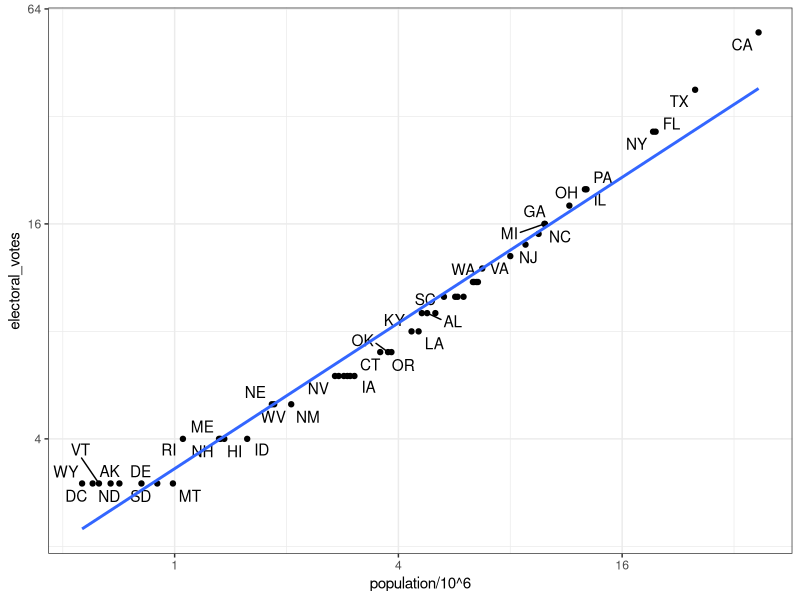
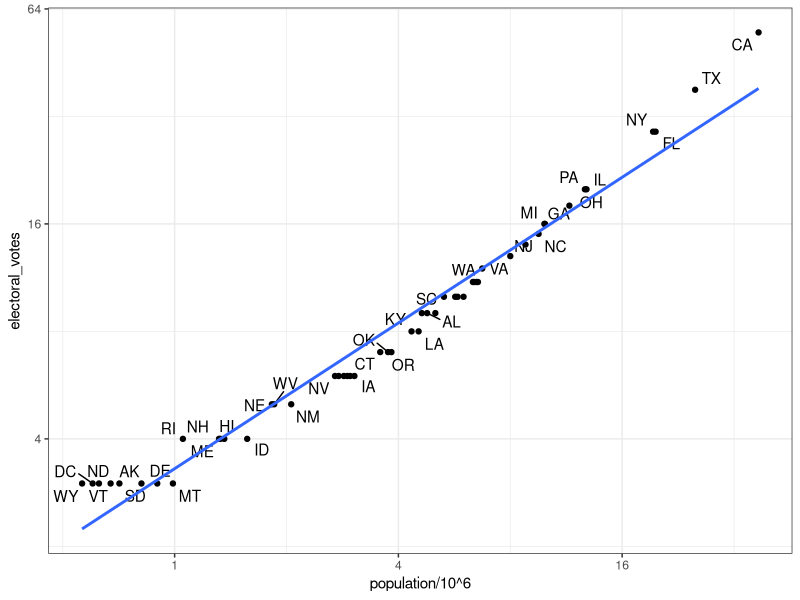

Here is the R script that generated these plots, in order:
## Section 2.2 - Tidy Data: Combining Tables

# Combining Tables --------------------------------------------------------

# The join functions in the dplyr package combine two tables such that matching rows are together.

# left_join() only keeps rows that have information in the first table.

# right_join() only keeps rows that have information in the second table.

# inner_join() only keeps rows that have information in both tables.

# full_join() keeps all rows from both tables.

# semi_join() keeps the part of first table for which we have information in the second.

# anti_join() keeps the elements of the first table for which there is no information in the second.

# ...Code...
# import US murders data
library(tidyverse)
library(ggrepel)
library(dslabs)
ds_theme_set()
data(murders)
head(murders)

# import US election results data
data(polls_us_election_2016)
head(results_us_election_2016)
identical(results_us_election_2016$state, murders$state)

# join the murders table and US election results table
tab <- left_join(murders, results_us_election_2016, by = "state")
head(tab)

# plot electoral votes versus population
tab %>% ggplot(aes(population/10^6, electoral_votes, label = abb)) +
  geom_point() +
  geom_text_repel() + 
  scale_x_continuous(trans = "log2") +
  scale_y_continuous(trans = "log2") +
  geom_smooth(method = "lm", se = FALSE)
ggsave("tidy_data/votes.png")

# make two smaller tables to demonstrate joins
tab1 <- slice(murders, 1:6) %>% select(state, population)
tab1
tab2 <- slice(results_us_election_2016, c(1:3, 5, 7:8)) %>% select(state, electoral_votes)
tab2

# experiment with different joins
left_join(tab1, tab2)
tab1 %>% left_join(tab2)
tab1 %>% right_join(tab2)
inner_join(tab1, tab2)
semi_join(tab1, tab2)
anti_join(tab1, tab2)

# Binding -----------------------------------------------------------------

# Unlike the join functions, the binding functions do not try to match by a variable, but rather just combine datasets.

# bind_cols() binds two objects by making them columns in a tibble. The R-base function cbind() binds columns but makes
# a data frame or matrix instead.

# The bind_rows() function is similar but binds rows instead of columns. The R-base function rbind() binds rows but makes
# a data frame or matrix instead.

# ...Code...
bind_cols(a = 1:3, b = 4:6)

tab1 <- tab[, 1:3]
tab2 <- tab[, 4:6]
tab3 <- tab[, 7:9]
new_tab <- bind_cols(tab1, tab2, tab3)
head(new_tab)

tab1 <- tab[1:2,]
tab2 <- tab[3:4,]
bind_rows(tab1, tab2)

# Set Operators -----------------------------------------------------------

# By default, the set operators in R-base work on vectors. If tidyverse/dplyr are loaded, they also work on data frames.

# You can take intersections of vectors using intersect(). This returns the elements common to both sets.

# You can take the union of vectors using union(). This returns the elements that are in either set.

# The set difference between a first and second argument can be obtained with setdiff(). Note that this function is not
# symmetric.

# The function set_equal() tells us if two sets are the same, regardless of the order of elements.

# ...Code...
# intersect vectors or data frames
intersect(1:10, 6:15)
intersect(c("a","b","c"), c("b","c","d"))
tab1 <- tab[1:5,]
tab2 <- tab[3:7,]
intersect(tab1, tab2)

# perform a union of vectors or data frames
union(1:10, 6:15)
union(c("a","b","c"), c("b","c","d"))
tab1 <- tab[1:5,]
tab2 <- tab[3:7,]
union(tab1, tab2)

# set difference of vectors or data frames
setdiff(1:10, 6:15)
setdiff(6:15, 1:10)
tab1 <- tab[1:5,]
tab2 <- tab[3:7,]
setdiff(tab1, tab2)

# setequal determines whether sets have the same elements, regardless of order
setequal(1:5, 1:6)
setequal(1:5, 5:1)
setequal(tab1, tab2)
